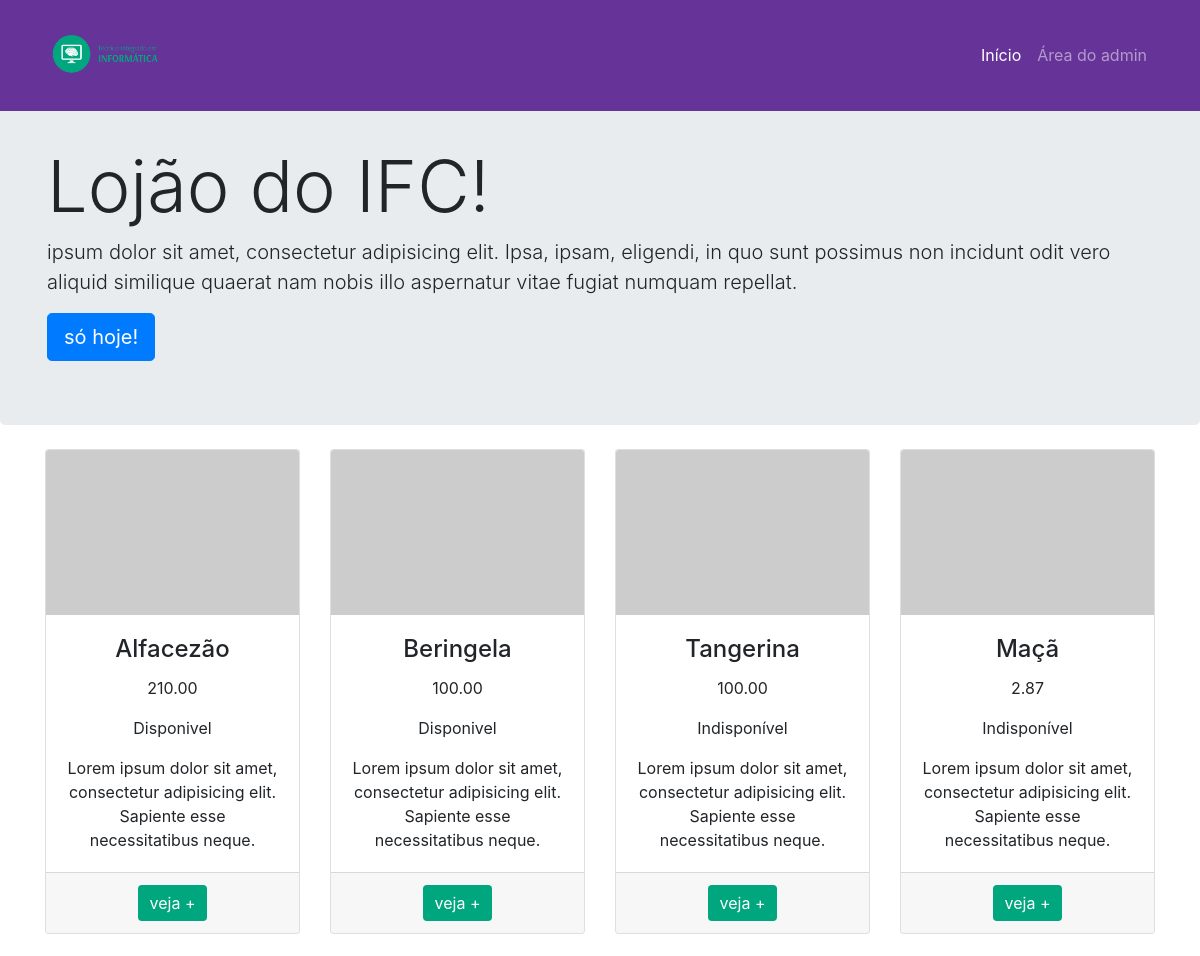
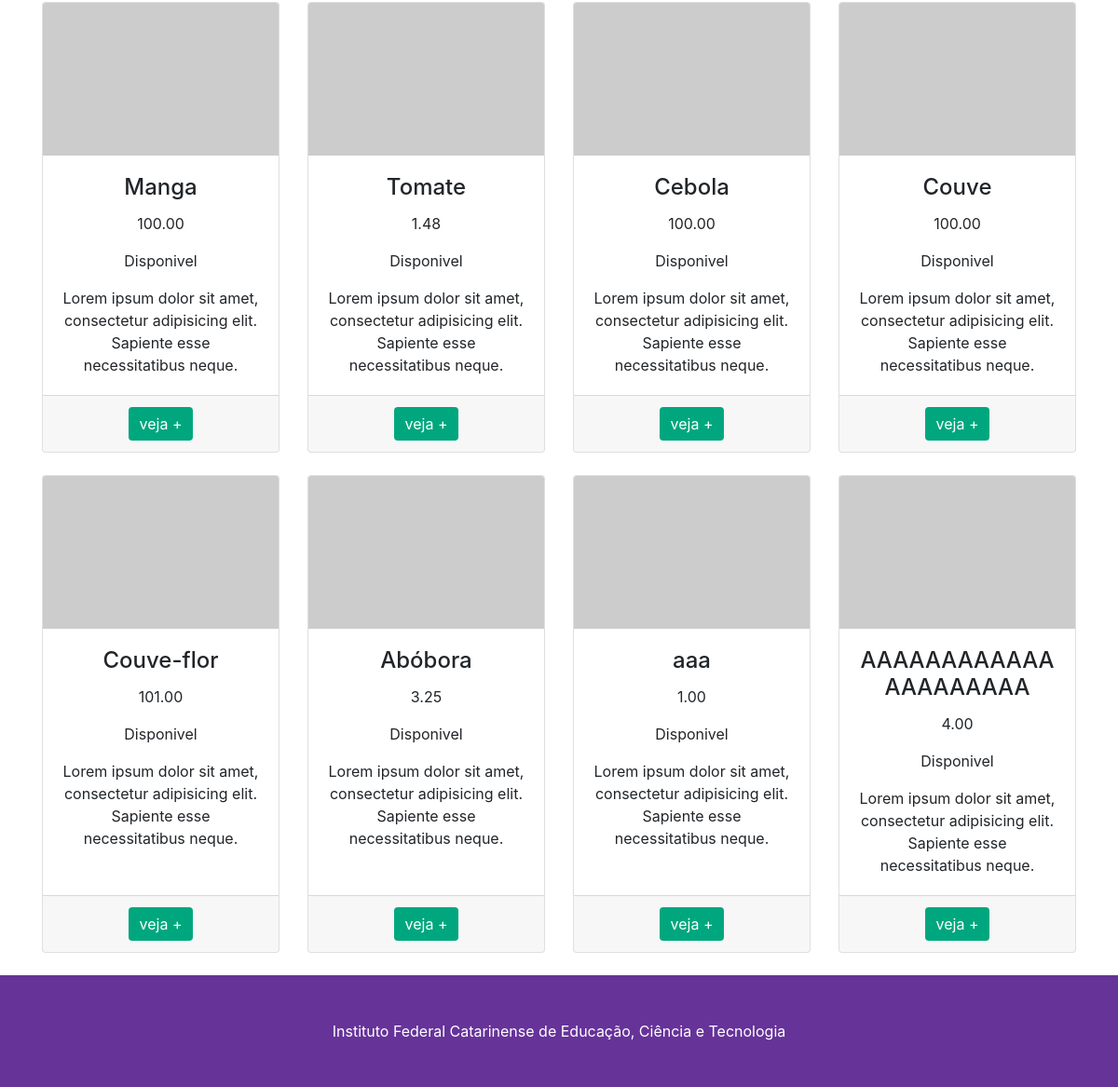
Page /lojaoadramzao/index.php on the committed database (2 pictures, top to bottom).
### tables this page shows
CREATE TABLE `tb_produtos` (
  `id` int(11) NOT NULL,
  `nome` varchar(32) NOT NULL,
  `preco` decimal(10,2) NOT NULL,
  `categoria` varchar(32) NOT NULL,
  `estoque` int(11) NOT NULL
);

### lojaoadramzao/app/models/Conexao.php (called while the page is built, shortened)
<?php
class Conexao {
    public static $conexao = null;
    public static function getConexao(){
        try{
            if(self::$conexao == null){
                self::$conexao = new PDO("mysql:host=".self::HOST.";dbname=".self::NOMEBANCO.";charset=utf8", self::USUARIO, self::SENHA);
                self::$conexao->setAttribute(PDO::ATTR_ERRMODE, PDO::ERRMODE_EXCEPTION);
            }
            return self::$conexao;
        }catch(PDOException $e){
            die("Falhou a conexao ou ocorreu um erro banco: " . $e->getMessage());
        }
    }
}

### lojaoadramzao/app/models/CrudProdutos.php (called while the page is built, shortened)
<?php
require_once "Conexao.php";
require_once "Produto.php";
class CrudProdutos
{
    private $conexao;
    public function __construct()
    {
        $this->conexao = Conexao::getConexao();
    }
    public function getProdutos()
    {
        $consulta = $this->conexao->query("SELECT * FROM tb_produtos");
        $arrayProdutos = $consulta->fetchAll(PDO::FETCH_ASSOC);
        $listaProdutos = [];
        foreach ($arrayProdutos as $produto) {
            $listaProdutos[] = new Produto($produto['nome'], $produto['preco'], $produto['estoque'], $produto['categoria'], $produto['id']);
        }
        return $listaProdutos;
    }
}

### lojaoadramzao/index.php (the view, shortened to what this page needs)
<?php
    require_once "app/models/CrudProdutos.php";
    $crud = new CrudProdutos();
    $listaProdutos = $crud->getProdutos();
?>
<!DOCTYPE html>
<html lang="en">
<head>
    <link rel="stylesheet" href="assets/vendor/bootstrap/css/bootstrap.min.css">
    <link rel="stylesheet" href="assets/css/ifc-style.css">
</head>
<body>
<nav class="navbar navbar-expand-lg navbar-dark bg-dark fixed-top">
    <div class="container">
        <a class="navbar-brand" href="#"><img src="assets/imagens/logo.png" alt="" width="120px"></a>
        <div class="collapse navbar-collapse" id="navbarResponsive">
            <ul class="navbar-nav ml-auto">
                <li class="nav-item active">
                    <a class="nav-link" href="#">Início</a>
                </li>
                <li class="nav-item">
                    <a class="nav-link" href="app/views/admin/produtos.php">Área do admin</a>
                </li>
            </ul>
        </div>
    </div>
</nav>
<header class="jumbotron my-4 home-banner">
    <div class="container">
        <h1 class="display-3">Lojão do IFC!</h1>
        <p class="lead"> ipsum dolor sit amet, consectetur adipisicing elit. Ipsa, ipsam, eligendi, in quo sunt possimus non incidunt odit vero aliquid similique quaerat nam nobis illo aspernatur vitae fugiat numquam repellat.</p>
        <a href="#" class="btn btn-primary btn-lg">só hoje!</a>
    </div>
</header>
<div class="container">
    <div class="row text-center">
            <?php foreach($listaProdutos as $prod): ?>
            <div class="col-lg-3 col-md-6 mb-4">
                <div class="card">
                    <img class="card-img-top" src="http://placehold.it/500x325" alt="">
                    <div class="card-body">
                        <h4 class="card-title"><?= $prod->nome ?></h4>
                        <p class="card-text"><?= $prod->preco ?></p>
                        <p class="card-text"><?= $prod->estaDisponivel() ?></p>
                        <p class="card-text">Lorem ipsum dolor sit amet, consectetur adipisicing elit. Sapiente esse necessitatibus neque.</p>
                    </div>
                    <div class="card-footer">
                        <a href="app/views/produto.php?id=<?= $prod->id ?>" class="btn btn-ifc">veja +</a>
                    </div>
                </div>
            </div>
            <?php endforeach; ?>
    </div>
</div>
<footer class="py-5 bg-dark">
    <div class="container">
        <p class="m-0 text-center text-white">Instituto Federal Catarinense de Educação, Ciência e Tecnologia</p>
    </div>
</footer>
</body>
</html>

### lojaoadramzao/app/models/Produto.php (shortened to what this page needs)
<?php
require_once "Conexao.php";
class Produto {
    public $estoque;
    public function __construct($nome, $preco, $estoque, $categoria, $id = null){
        $this->nome = $nome;
        $this->preco = $preco;
        $this->estoque = $estoque;
        $this->id = $id;
    }
    public function estaDisponivel(){
        if($this->estoque>0){
            echo "Disponivel";
        }
        else{
            echo "Indisponível";
            }
    }
}

### lojaoadramzao/assets/css/ifc-style.css (style rules this page uses)
body { padding-top: 55px; }
@media (min-width: 992px) { body { padding-top: 55px; } }
.card { height: 100%; }
.bg-dark { background-color: rebeccapurple !important; }
.btn-ifc { color: #fff; background-color: #00a77e; border-color: transparent; border: transparent 0px; }

### rows in the picture
tb_produtos: nome "Alfacezão", preco "210.00", estoque "Disponivel"
tb_produtos: nome "Beringela", preco "100.00", estoque "Disponivel"
tb_produtos: nome "Tangerina", preco "100.00", estoque "Indisponível"
tb_produtos: nome "Maçã", preco "2.87", estoque "Indisponível"
tb_produtos: nome "Manga", preco "100.00", estoque "Disponivel"
tb_produtos: nome "Tomate", preco "1.48", estoque "Disponivel"
tb_produtos: nome "Cebola", preco "100.00", estoque "Disponivel"
tb_produtos: nome "Couve", preco "100.00", estoque "Disponivel"
tb_produtos: nome "Couve-flor", preco "101.00", estoque "Disponivel"
tb_produtos: nome "Abóbora", preco "3.25", estoque "Disponivel"
tb_produtos: nome "aaa", preco "1.00", estoque "Disponivel"
tb_produtos: nome "AAAAAAAAAAAAAAAAAAAAA", preco "4.00", estoque "Disponivel"
